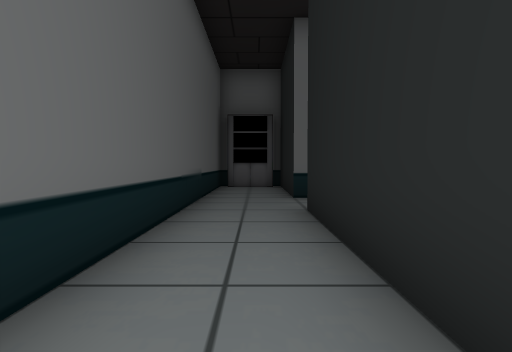
view 1 (above)

24 first-person views from a walk through a scene from a Unity 3-D project. The camera is 1.5 m above the floor, tilts 2° down and sees 75° across. The floor is counted in squares, 2 m on a side. Each view is taken from the middle of a square. On the plan, view 1 faces up. The plan holds only what a view shows up to about 11 squares ahead; the rest is blank. The place goes on beyond the plan. The player is left out. Door leaves are left out, so doorways stand open.

view 2
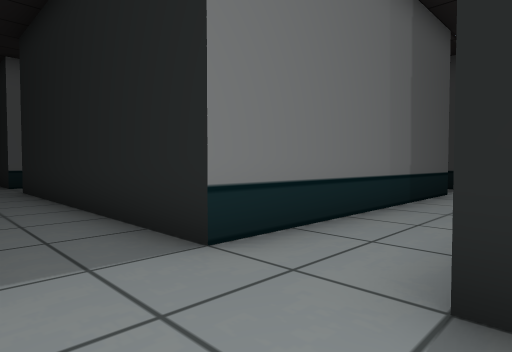

view 3
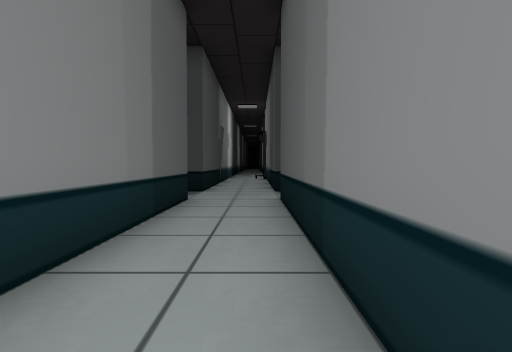

view 4
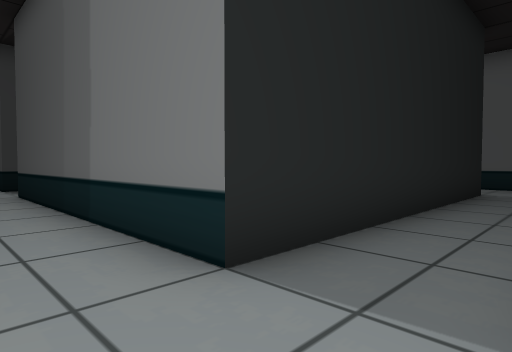

view 5
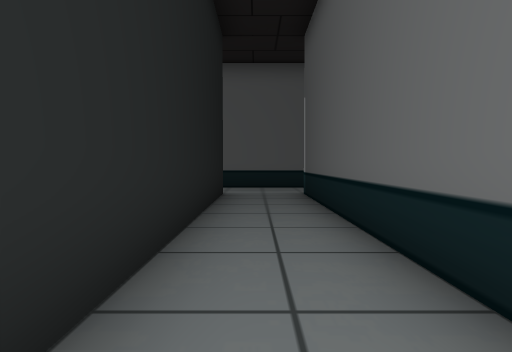

view 6
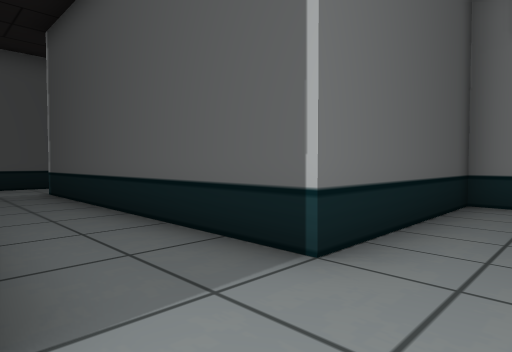

view 7
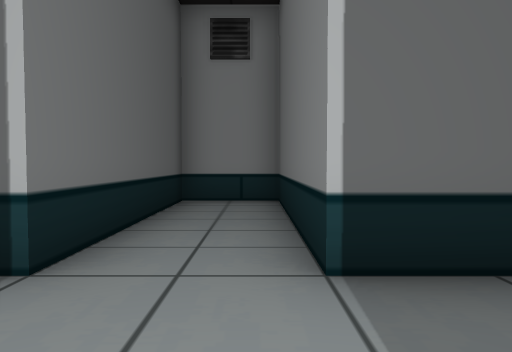

view 8
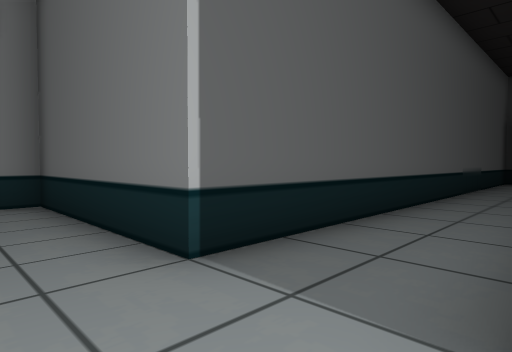

view 9
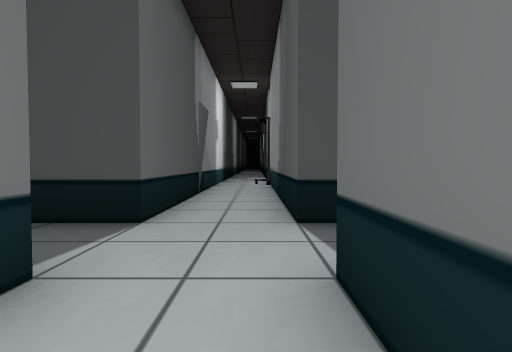

view 10
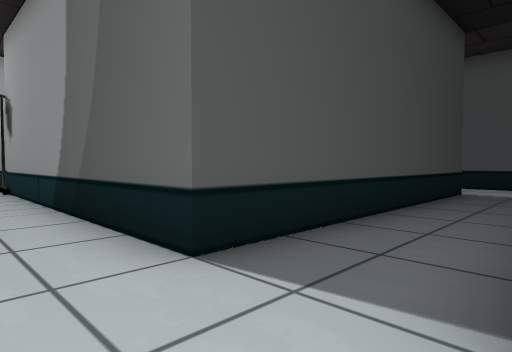

view 11
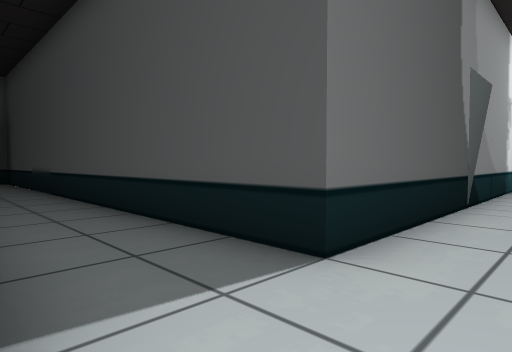

view 12
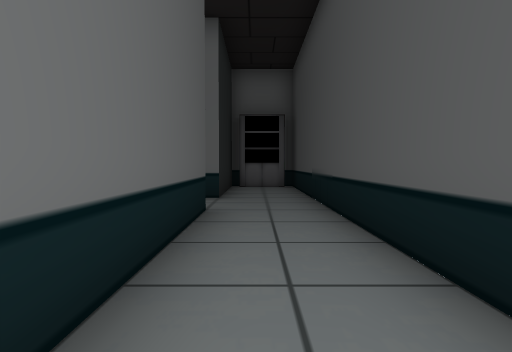

view 13
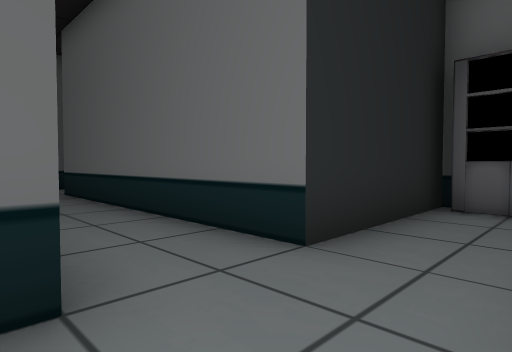

view 14
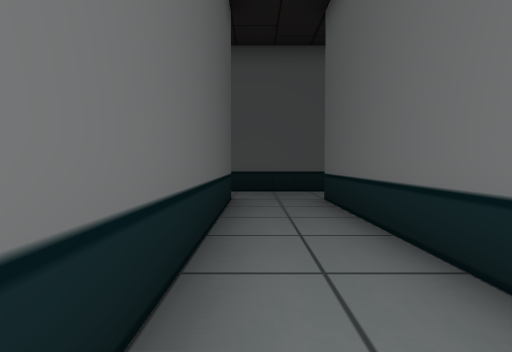

view 15
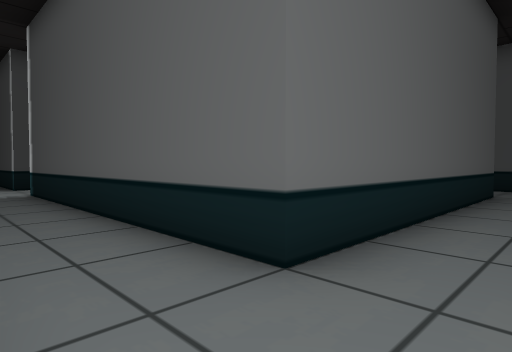

view 16
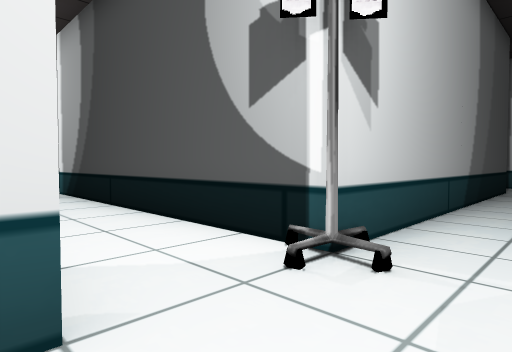

view 17
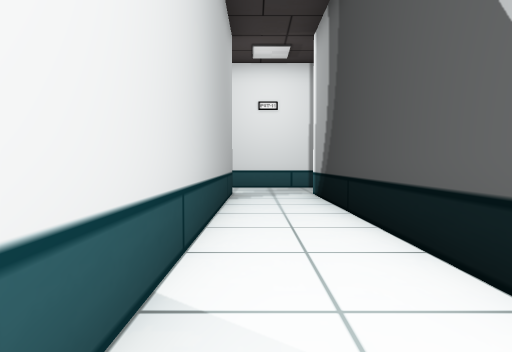

view 18
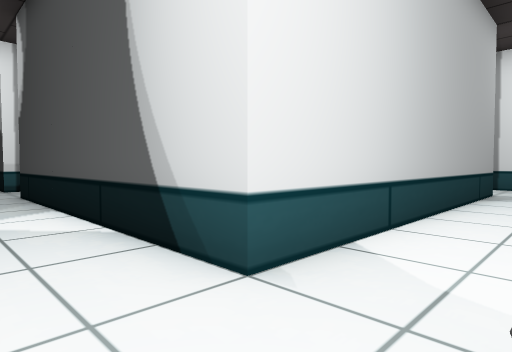

view 19
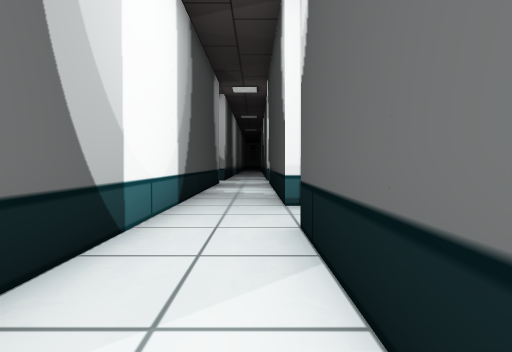

view 20
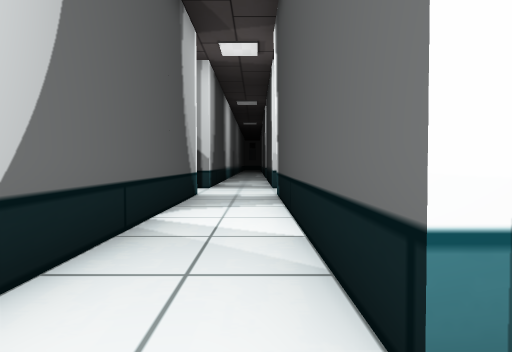

view 21
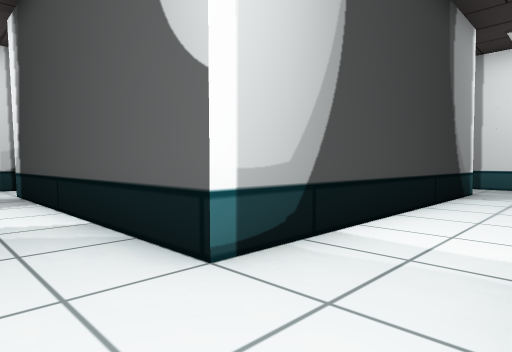

view 22
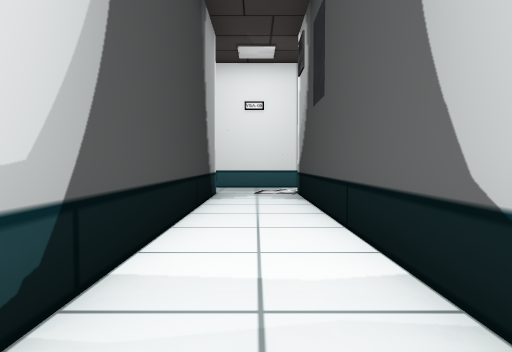

view 23
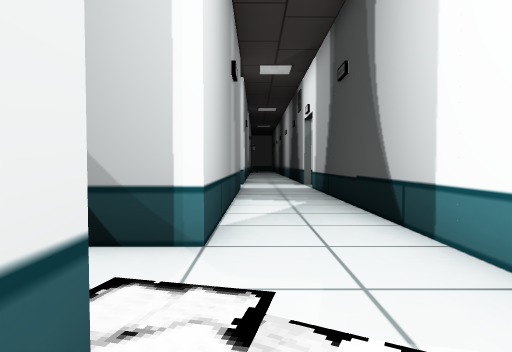

view 24
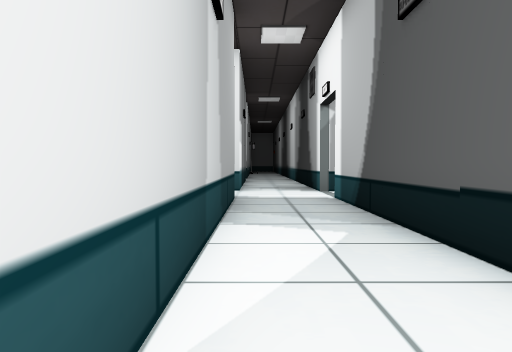

### Floor plan
Points are (right, up) in squares from view 1. A wall is a line through its corners. A room is listed if a view was taken in it or the views show most of it. See-through windows are left out.
Room 1 (views 1, 2, 3, 4, 5, 6, 7, 8, 9, 10, 11, 12, 13, 14, 15, 16, 17, 18, 19, 20, 21, 22, 23, 24)
walls: (19.1, -2.5) (10.3, -2.5) (10.3, 11); (18.5, -4.5) (18.5, -12.6); (27.9, -5.2) (27.9, -12.5) (27.5, -12.5); (20.6, -12.6) (20.6, -4.5) (28, -4.5); (17.9, -14.8) (21, -14.8); (8.2, -2.5) (0.8, -2.5) (0.8, 5.5) (8.2, 5.5) (8.2, -2.5); (27.6, -14.8) (37.5, -14.8); (10.3, -12.5) (10.3, -4.5) (18.7, -4.5) (18.6, -4.9); (37.3, -2.5) (25.9, -2.5); (9.5, -14.8) (10.9, -14.8); (10, 10.9) (8.4, 10.9); (39.5, -4.9) (39.5, -4.4); (37.3, -12.5) (30, -12.5) (30, -4.5) (37.4, -4.5); (40, -2.5) (39.5, -2.5) (39.4, -2); (8.2, 11.5) (8.2, 7.5) (0.8, 7.5) (0.8, 10.9) (-1.2, 10.9) (-1.2, -2.5) (-5.9, -2.5) (-5.9, -4.5) (-1.2, -4.5) (-1.2, -12.5); (39.3, -14.8) (41, -14.8); (40.8, -12.5) (39.9, -12.5); (0.8, -12.6) (0.8, -4.5) (8.2, -4.5) (8.2, -6.7); (-1.7, -14.8) (1.4, -14.8)
ways out: open door at (38.5, -15)

Where each view was taken, in squares from view 1:
view 1: 0 up, 0 right, facing up
view 2: 5 down, 1 left, facing up-right
view 3: 4 down, 1 right, facing right
view 4: 3 down, 1 left, facing down-right
view 5: 4 down, 0 right, facing down
view 6: 3 down, 1 right, facing down-left
view 7: 3 down, 1 right, facing left
view 8: 4 down, 1 right, facing up-left
view 9: 4 down, 6 right, facing right
view 10: 3 down, 8 right, facing down-right
view 11: 4 down, 8 right, facing up-right
view 12: 0 up, 9 right, facing up
view 13: 5 up, 10 right, facing up-left
view 14: 6 up, 8 right, facing left
view 15: 7 up, 10 right, facing down-left
view 16: 3 down, 21 right, facing down-left
view 17: 4 down, 20 right, facing down
view 18: 3 down, 19 right, facing down-right
view 19: 4 down, 24 right, facing right
view 20: 4 down, 29 right, facing right
view 21: 3 down, 28 right, facing down-right
view 22: 4 down, 29 right, facing down
view 23: 13 down, 27 right, facing right
view 24: 13 down, 30 right, facing right
